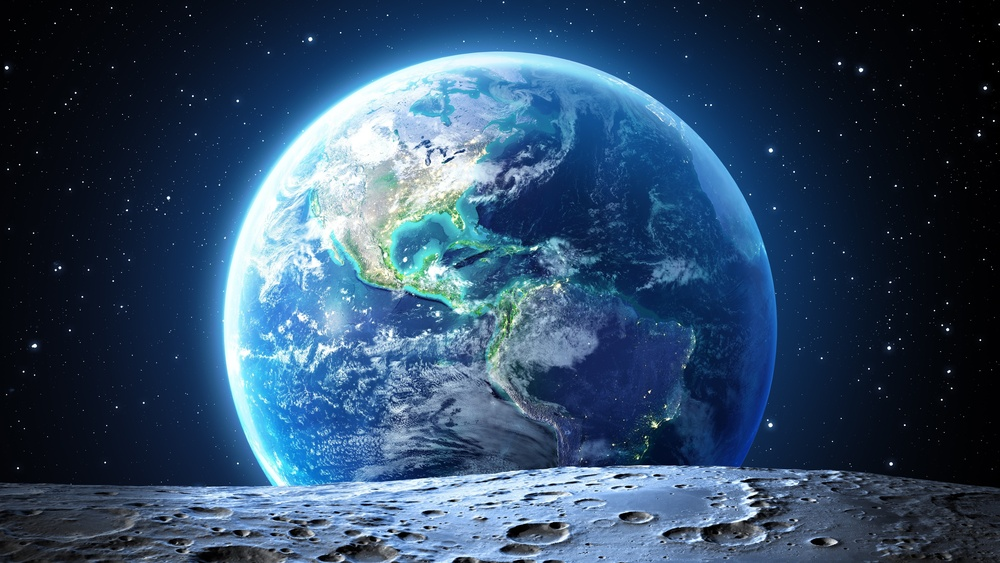
#> input picture 03_Contrast_Stretching/input3.jpg, 1000 x 563 px, shrunk from 3834 x 2157 before the run
$ python program.py
#> lines starting #> are read from the running program, lines starting #| are printed output that depends on the picture; after the words box and inside, x2 and y2 are one past the last pixel; in counts of white or black regions, pixels touching at a corner belong together

import cv2
import numpy as np

img = cv2.imread("input3.jpg", 0)
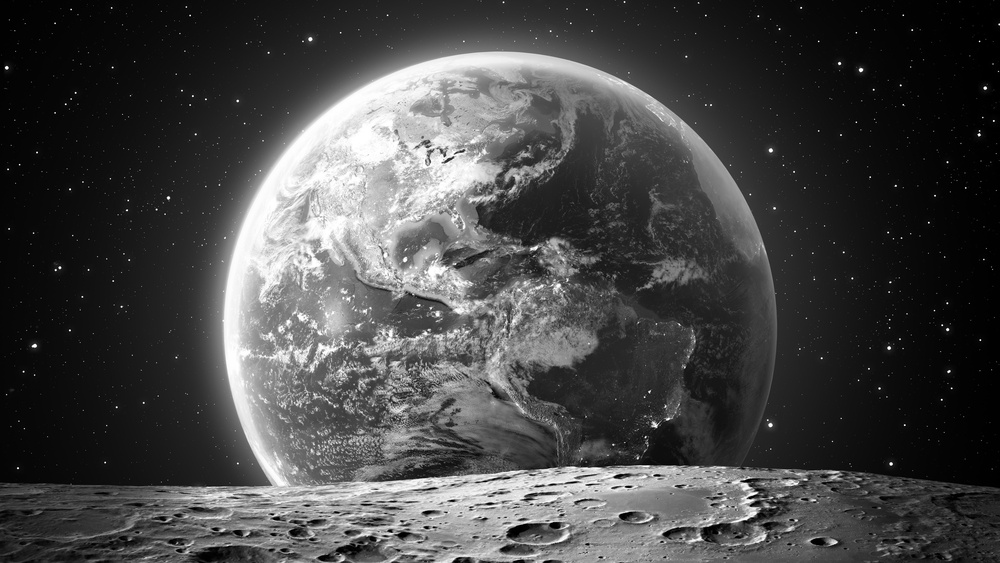
#> img: shape (563, 1000); min 0, max 255, mean 70.2

mn = np.min(img)
#> mn = 0
mx = np.max(img)
#> mx = 255

out = ((img - mn) * 255 / (mx - mn)).astype(np.uint8)
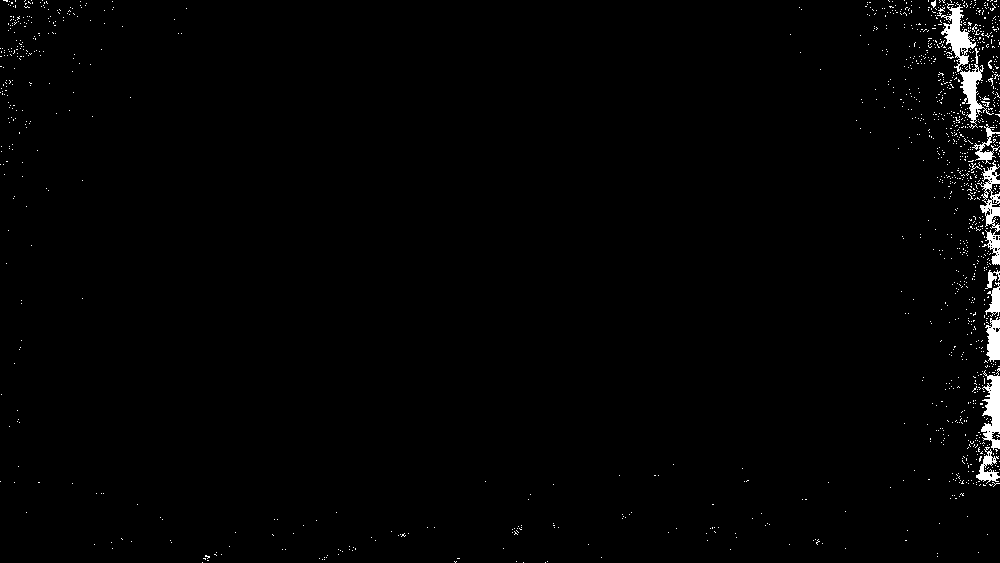
#> out: shape (563, 1000); values 0 (black) and 1 (white), 1.3% white; 1277 white regions (1265 under 20 px), largest, box (x1, y1, x2, y2) and area: (937, 2, 994, 129) 1678, (977, 160, 1000, 265) 921, (981, 368, 1000, 450) 895

cv2.imshow("Original", img)
cv2.imshow("Contrast Stretched", out)

cv2.imwrite("output.png", out)

cv2.waitKey(0)
cv2.destroyAllWindows()
